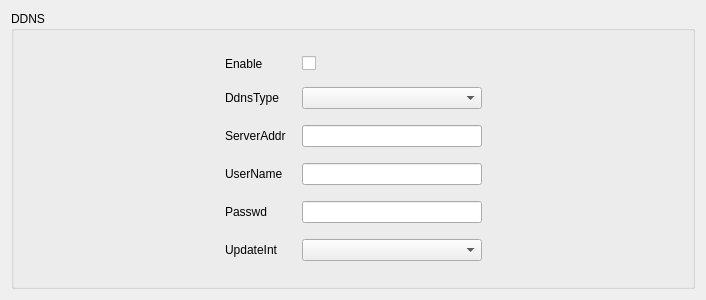
           <widget class="QWidget" name="StWdt_DDNS">
            <layout class="QGridLayout" name="gridLayout_16">
             <item row="0" column="0">
              <widget class="QGroupBox" name="GBoxNetWork_DDNS">
               <property name="title">
                <string>DDNS</string>
               </property>
               <layout class="QGridLayout" name="gridLayout_25">
                <item row="0" column="0">
                 <spacer name="horizontalSpacer_14">
                  <property name="orientation">
                   <enum>Qt::Horizontal</enum>
                  </property>
                  <property name="sizeHint" stdset="0">
                   <size>
                    <width>186</width>
                    <height>20</height>
                   </size>
                  </property>
                 </spacer>
                </item>
                <item row="0" column="1">
                 <layout class="QFormLayout" name="FLayoutNetWorkDdns">
                  <property name="horizontalSpacing">
                   <number>16</number>
                  </property>
                  <property name="verticalSpacing">
                   <number>16</number>
                  </property>
                  <property name="leftMargin">
                   <number>16</number>
                  </property>
                  <property name="topMargin">
                   <number>16</number>
                  </property>
                  <property name="rightMargin">
                   <number>16</number>
                  </property>
                  <property name="bottomMargin">
                   <number>16</number>
                  </property>
                  <item row="0" column="0">
                   <widget class="QLabel" name="LabNetWorkDdnsEnable">
                    <property name="text">
                     <string>Enable</string>
                    </property>
                   </widget>
                  </item>
                  <item row="1" column="0">
                   <widget class="QLabel" name="LabNetWorkDdnsDdnsType">
                    <property name="text">
                     <string>DdnsType</string>
                    </property>
                   </widget>
                  </item>
                  <item row="1" column="1">
                   <widget class="QComboBox" name="CBoxNetWorkDdnsDdnsType"/>
                  </item>
                  <item row="2" column="0">
                   <widget class="QLabel" name="LabNetWorkDdnsServerAddr">
                    <property name="text">
                     <string>ServerAddr</string>
                    </property>
                   </widget>
                  </item>
                  <item row="2" column="1">
                   <widget class="QLineEdit" name="LiEditNetWorkDdnsServerAddr">
                    <property name="minimumSize">
                     <size>
                      <width>180</width>
                      <height>0</height>
                     </size>
                    </property>
                   </widget>
                  </item>
                  <item row="3" column="0">
                   <widget class="QLabel" name="LabNetWorkDdnsUserName">
                    <property name="text">
                     <string>UserName</string>
                    </property>
                   </widget>
                  </item>
                  <item row="3" column="1">
                   <widget class="QLineEdit" name="LiEditNetWorkDdnsUserName"/>
                  </item>
                  <item row="4" column="0">
                   <widget class="QLabel" name="LabNetWorkDdnsPasswd">
                    <property name="text">
                     <string>Passwd</string>
                    </property>
                   </widget>
                  </item>
                  <item row="4" column="1">
                   <widget class="QLineEdit" name="LiEditNetWorkDdnsPasswd"/>
                  </item>
                  <item row="0" column="1">
                   <widget class="QCheckBox" name="CBoxNetWorkDdnsEnable">
                    <property name="text">
                     <string/>
                    </property>
                   </widget>
                  </item>
                  <item row="5" column="0">
                   <widget class="QLabel" name="LabNetWorkDdnsUpdateInterval">
                    <property name="text">
                     <string>UpdateInt</string>
                    </property>
                   </widget>
                  </item>
                  <item row="5" column="1">
                   <widget class="QComboBox" name="CBoxNetWorkDdnsUpdateInterval"/>
                  </item>
                 </layout>
                </item>
                <item row="0" column="2">
                 <spacer name="horizontalSpacer_15">
                  <property name="orientation">
                   <enum>Qt::Horizontal</enum>
                  </property>
                  <property name="sizeHint" stdset="0">
                   <size>
                    <width>185</width>
                    <height>20</height>
                   </size>
                  </property>
                 </spacer>
                </item>
               </layout>
              </widget>
             </item>
            </layout>
           </widget>
